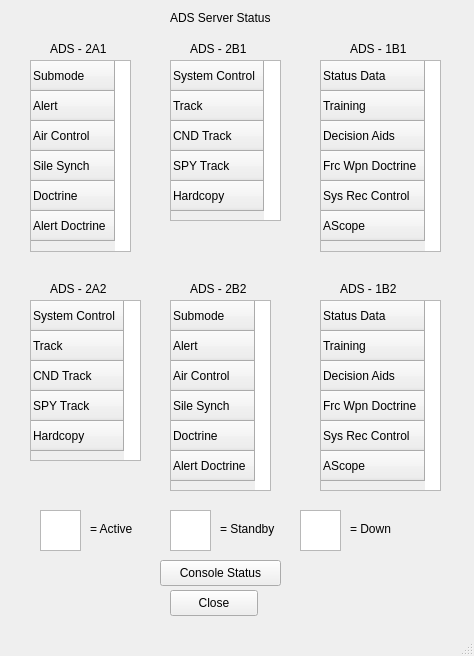
<?xml version="1.0" encoding="UTF-8"?>
<ui version="4.0">
 <class>ADSServerStatus</class>
 <widget class="QMainWindow" name="ADSServerStatus">
  <property name="geometry">
   <rect>
    <x>0</x>
    <y>0</y>
    <width>474</width>
    <height>656</height>
   </rect>
  </property>
  <property name="windowTitle">
   <string>ADSServerStatus</string>
  </property>
  <widget class="QWidget" name="centralwidget">
   <property name="maximumSize">
    <size>
     <width>803</width>
     <height>16777215</height>
    </size>
   </property>
   <widget class="QLabel" name="A1">
    <property name="geometry">
     <rect>
      <x>50</x>
      <y>40</y>
      <width>69</width>
      <height>18</height>
     </rect>
    </property>
    <property name="text">
     <string>ADS - 2A1</string>
    </property>
   </widget>
   <widget class="QLabel" name="B1first">
    <property name="geometry">
     <rect>
      <x>190</x>
      <y>40</y>
      <width>68</width>
      <height>18</height>
     </rect>
    </property>
    <property name="text">
     <string>ADS - 2B1</string>
    </property>
   </widget>
   <widget class="QLabel" name="B1second">
    <property name="geometry">
     <rect>
      <x>350</x>
      <y>40</y>
      <width>67</width>
      <height>18</height>
     </rect>
    </property>
    <property name="text">
     <string>ADS - 1B1</string>
    </property>
   </widget>
   <widget class="QTableWidget" name="SecondTable">
    <property name="geometry">
     <rect>
      <x>170</x>
      <y>60</y>
      <width>111</width>
      <height>161</height>
     </rect>
    </property>
    <row>
     <property name="text">
      <string>System Control</string>
     </property>
    </row>
    <row>
     <property name="text">
      <string>Track</string>
     </property>
    </row>
    <row>
     <property name="text">
      <string>CND Track</string>
     </property>
    </row>
    <row>
     <property name="text">
      <string>SPY Track</string>
     </property>
    </row>
    <row>
     <property name="text">
      <string>Hardcopy</string>
     </property>
    </row>
   </widget>
   <widget class="QTableWidget" name="FirstTable">
    <property name="geometry">
     <rect>
      <x>30</x>
      <y>60</y>
      <width>101</width>
      <height>192</height>
     </rect>
    </property>
    <row>
     <property name="text">
      <string>Submode</string>
     </property>
    </row>
    <row>
     <property name="text">
      <string>Alert</string>
     </property>
    </row>
    <row>
     <property name="text">
      <string>Air Control</string>
     </property>
    </row>
    <row>
     <property name="text">
      <string>Sile Synch</string>
     </property>
    </row>
    <row>
     <property name="text">
      <string>Doctrine</string>
     </property>
    </row>
    <row>
     <property name="text">
      <string>Alert Doctrine</string>
     </property>
    </row>
   </widget>
   <widget class="QTableWidget" name="ThirdTable">
    <property name="geometry">
     <rect>
      <x>320</x>
      <y>60</y>
      <width>121</width>
      <height>192</height>
     </rect>
    </property>
    <row>
     <property name="text">
      <string>Status Data</string>
     </property>
    </row>
    <row>
     <property name="text">
      <string>Training</string>
     </property>
    </row>
    <row>
     <property name="text">
      <string>Decision Aids</string>
     </property>
    </row>
    <row>
     <property name="text">
      <string>Frc Wpn Doctrine</string>
     </property>
    </row>
    <row>
     <property name="text">
      <string>Sys Rec Control</string>
     </property>
    </row>
    <row>
     <property name="text">
      <string>AScope</string>
     </property>
    </row>
   </widget>
   <widget class="QLabel" name="A2">
    <property name="geometry">
     <rect>
      <x>50</x>
      <y>280</y>
      <width>70</width>
      <height>18</height>
     </rect>
    </property>
    <property name="text">
     <string>ADS - 2A2</string>
    </property>
   </widget>
   <widget class="QLabel" name="B2first">
    <property name="geometry">
     <rect>
      <x>190</x>
      <y>280</y>
      <width>70</width>
      <height>18</height>
     </rect>
    </property>
    <property name="text">
     <string>ADS - 2B2</string>
    </property>
   </widget>
   <widget class="QLabel" name="B2second">
    <property name="geometry">
     <rect>
      <x>340</x>
      <y>280</y>
      <width>68</width>
      <height>18</height>
     </rect>
    </property>
    <property name="text">
     <string>ADS - 1B2</string>
    </property>
   </widget>
   <widget class="QTableWidget" name="FourthTable">
    <property name="geometry">
     <rect>
      <x>30</x>
      <y>300</y>
      <width>111</width>
      <height>161</height>
     </rect>
    </property>
    <row>
     <property name="text">
      <string>System Control</string>
     </property>
    </row>
    <row>
     <property name="text">
      <string>Track</string>
     </property>
    </row>
    <row>
     <property name="text">
      <string>CND Track</string>
     </property>
    </row>
    <row>
     <property name="text">
      <string>SPY Track</string>
     </property>
    </row>
    <row>
     <property name="text">
      <string>Hardcopy</string>
     </property>
    </row>
   </widget>
   <widget class="QTableWidget" name="FifthTable">
    <property name="geometry">
     <rect>
      <x>170</x>
      <y>300</y>
      <width>101</width>
      <height>191</height>
     </rect>
    </property>
    <row>
     <property name="text">
      <string>Submode</string>
     </property>
    </row>
    <row>
     <property name="text">
      <string>Alert</string>
     </property>
    </row>
    <row>
     <property name="text">
      <string>Air Control</string>
     </property>
    </row>
    <row>
     <property name="text">
      <string>Sile Synch</string>
     </property>
    </row>
    <row>
     <property name="text">
      <string>Doctrine</string>
     </property>
    </row>
    <row>
     <property name="text">
      <string>Alert Doctrine</string>
     </property>
    </row>
   </widget>
   <widget class="QTableWidget" name="SixthTable">
    <property name="geometry">
     <rect>
      <x>320</x>
      <y>300</y>
      <width>121</width>
      <height>191</height>
     </rect>
    </property>
    <row>
     <property name="text">
      <string>Status Data</string>
     </property>
    </row>
    <row>
     <property name="text">
      <string>Training</string>
     </property>
    </row>
    <row>
     <property name="text">
      <string>Decision Aids</string>
     </property>
    </row>
    <row>
     <property name="text">
      <string>Frc Wpn Doctrine</string>
     </property>
    </row>
    <row>
     <property name="text">
      <string>Sys Rec Control</string>
     </property>
    </row>
    <row>
     <property name="text">
      <string>AScope</string>
     </property>
    </row>
   </widget>
   <widget class="QGraphicsView" name="GreenActive">
    <property name="geometry">
     <rect>
      <x>40</x>
      <y>510</y>
      <width>41</width>
      <height>41</height>
     </rect>
    </property>
   </widget>
   <widget class="QLabel" name="Active">
    <property name="geometry">
     <rect>
      <x>90</x>
      <y>520</y>
      <width>56</width>
      <height>18</height>
     </rect>
    </property>
    <property name="text">
     <string>= Active</string>
    </property>
   </widget>
   <widget class="QLabel" name="Standby">
    <property name="geometry">
     <rect>
      <x>220</x>
      <y>520</y>
      <width>70</width>
      <height>18</height>
     </rect>
    </property>
    <property name="text">
     <string>= Standby</string>
    </property>
   </widget>
   <widget class="QLabel" name="Down">
    <property name="geometry">
     <rect>
      <x>350</x>
      <y>520</y>
      <width>54</width>
      <height>18</height>
     </rect>
    </property>
    <property name="text">
     <string>= Down</string>
    </property>
   </widget>
   <widget class="QGraphicsView" name="GreenStandby">
    <property name="geometry">
     <rect>
      <x>170</x>
      <y>510</y>
      <width>41</width>
      <height>41</height>
     </rect>
    </property>
   </widget>
   <widget class="QGraphicsView" name="RedDown">
    <property name="geometry">
     <rect>
      <x>300</x>
      <y>510</y>
      <width>41</width>
      <height>41</height>
     </rect>
    </property>
   </widget>
   <widget class="QPushButton" name="ConsoleStatus">
    <property name="geometry">
     <rect>
      <x>160</x>
      <y>560</y>
      <width>121</width>
      <height>26</height>
     </rect>
    </property>
    <property name="text">
     <string>Console Status</string>
    </property>
   </widget>
   <widget class="QPushButton" name="Close">
    <property name="geometry">
     <rect>
      <x>170</x>
      <y>590</y>
      <width>88</width>
      <height>26</height>
     </rect>
    </property>
    <property name="text">
     <string>Close</string>
    </property>
   </widget>
   <widget class="QLabel" name="ADStitle">
    <property name="geometry">
     <rect>
      <x>170</x>
      <y>7</y>
      <width>121</width>
      <height>21</height>
     </rect>
    </property>
    <property name="text">
     <string>ADS Server Status</string>
    </property>
   </widget>
   <zorder>A1</zorder>
   <zorder>B1first</zorder>
   <zorder>B1second</zorder>
   <zorder>FirstTable</zorder>
   <zorder>SecondTable</zorder>
   <zorder>ThirdTable</zorder>
   <zorder>A2</zorder>
   <zorder>B2first</zorder>
   <zorder>B2second</zorder>
   <zorder>FourthTable</zorder>
   <zorder>FifthTable</zorder>
   <zorder>SixthTable</zorder>
   <zorder>GreenActive</zorder>
   <zorder>Active</zorder>
   <zorder>Standby</zorder>
   <zorder>Down</zorder>
   <zorder>GreenStandby</zorder>
   <zorder>RedDown</zorder>
   <zorder>ConsoleStatus</zorder>
   <zorder>Close</zorder>
   <zorder>ADStitle</zorder>
   <zorder>gridLayoutWidget</zorder>
  </widget>
  <widget class="QMenuBar" name="menubar">
   <property name="geometry">
    <rect>
     <x>0</x>
     <y>0</y>
     <width>474</width>
     <height>23</height>
    </rect>
   </property>
  </widget>
  <widget class="QStatusBar" name="statusbar"/>
 </widget>
 <resources/>
 <connections/>
</ui>
